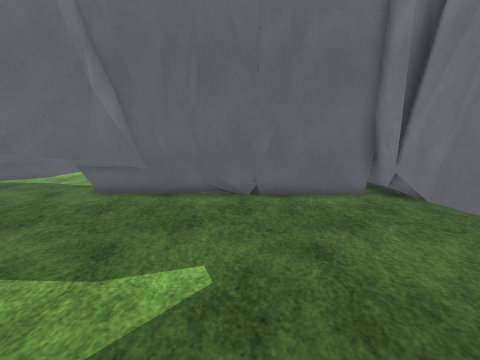
[1] (above)

15 first-person views from a walk through a scene from a Unity 3-D project. The camera is 1.4 m above the floor, tilts 12° down and sees 90° across. The floor is counted in squares, 0.5 m on a side. Each view is taken from the middle of a square. On the plan, view 1 faces up. The plan holds only what a view shows up to about 18 squares ahead; the rest is blank. The place goes on beyond the plan. Flat ground stands in for the terrain. The player character is not drawn. Surface patterns are stand-ins for the level's own textures.

[2]
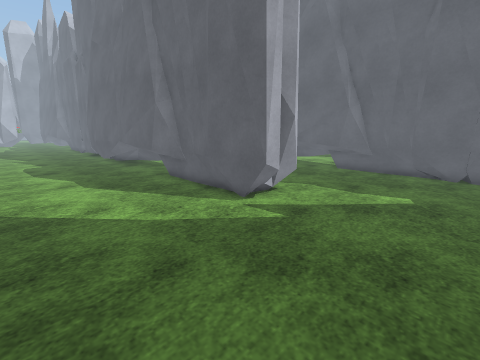

[3]
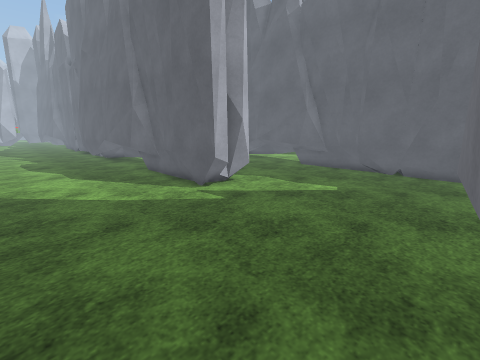

[4]
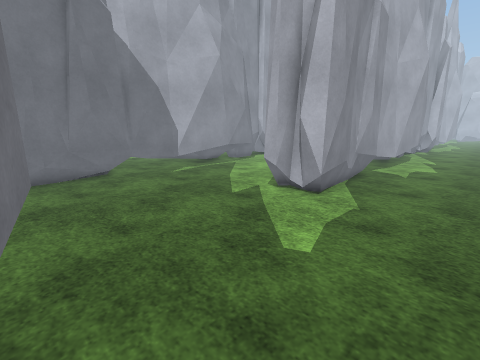

[5]
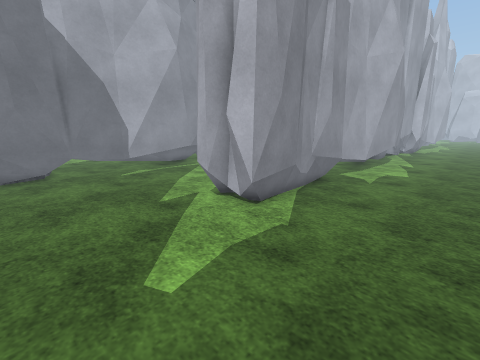

[6]
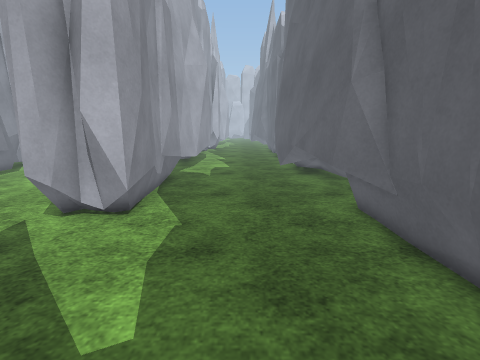

[7]
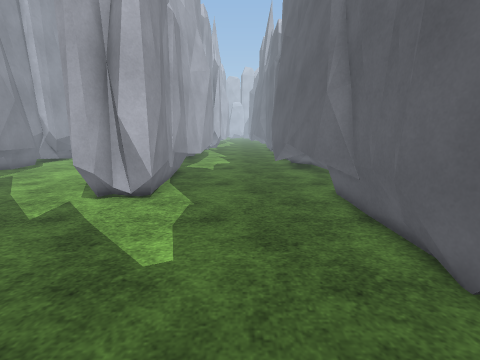

[8]
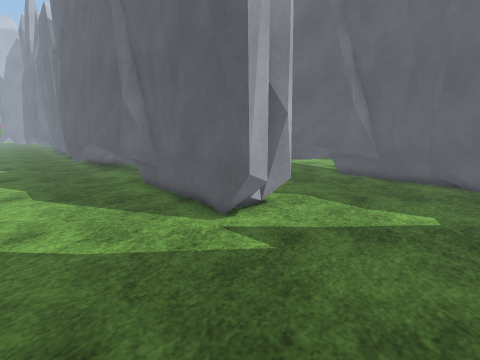

[9]
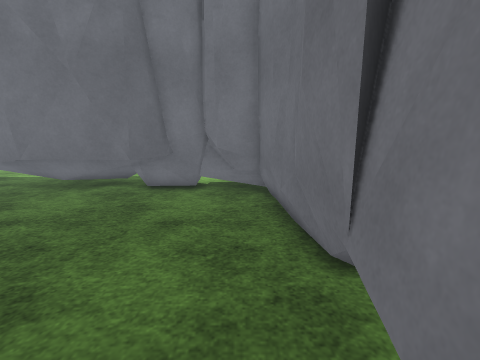

[10]
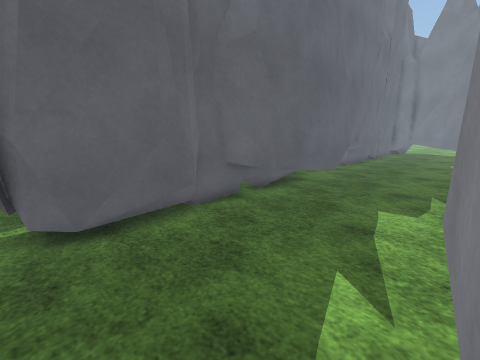

[11]
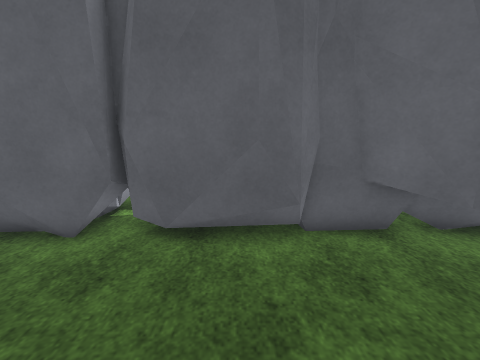

[12]
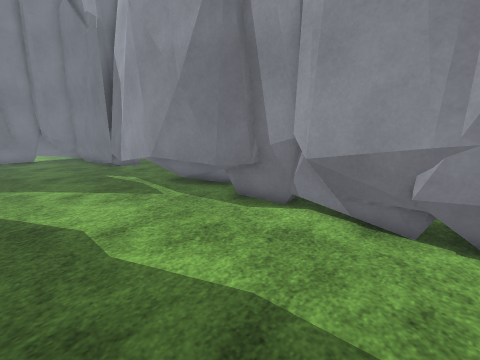

[13]
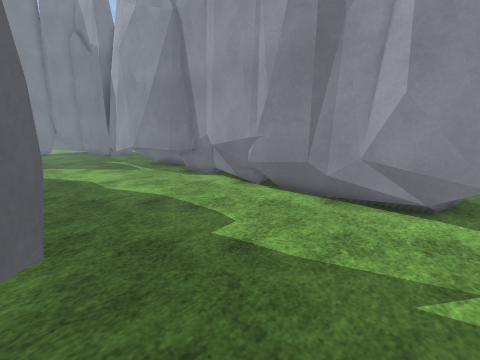

[14]
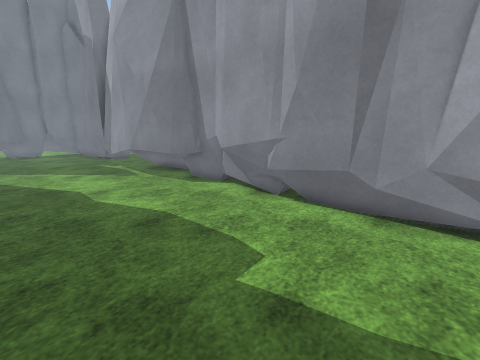

[15]
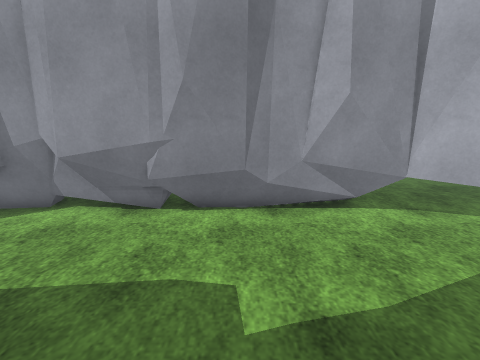

### Floor plan
Key: @ floor where view 1 was taken; # wall or solid block; . floor; R rock.
Columns run from 27 left of view 1 to 6 right of it. Each row starts with its distance up from view 1.
 15                 ..
 14                 ..
 13
 12
 11   R                 #            #
 10 ##RRRR R#####   ############R RRR#
  9 .........##############..........R
  8 ............ ###................##
  7  ...............................##
  6   ..............................#
  5    ............................##
  4     ...........................###
  3   . #########.......RRR........###
  2            ###########R........###
  1            ############........###
  0           #############....@...###
 -1 .  ##############..............###
 -2   ....#### ....................###
 -3  ..............................###
 -4 ................................##
 -5 .................................R
 -6 ................................RR
 -7 ................................RR
 -8 ..............############RRRR##R
 -9 .R....RRRRRR.##################
-10 ##R####RRRRRR#######

Where each view was taken, in squares from view 1:
view 1: 0 up, 0 right, facing up
view 2: 7 down, 1 right, facing up-left
view 3: 7 down, 4 right, facing up-left
view 4: 7 up, 4 right, facing down-left
view 5: 8 up, 1 right, facing down-left
view 6: 6 up, 2 right, facing left
view 7: 6 up, 4 right, facing left
view 8: 5 down, 0 right, facing up-left
view 9: 7 down, 5 left, facing right
view 10: 3 up, 25 left, facing up-right
view 11: 4 up, 22 left, facing up
view 12: 3 down, 20 left, facing down-right
view 13: 1 down, 27 left, facing down-right
view 14: 2 down, 25 left, facing down-right
view 15: 2 down, 22 left, facing down
